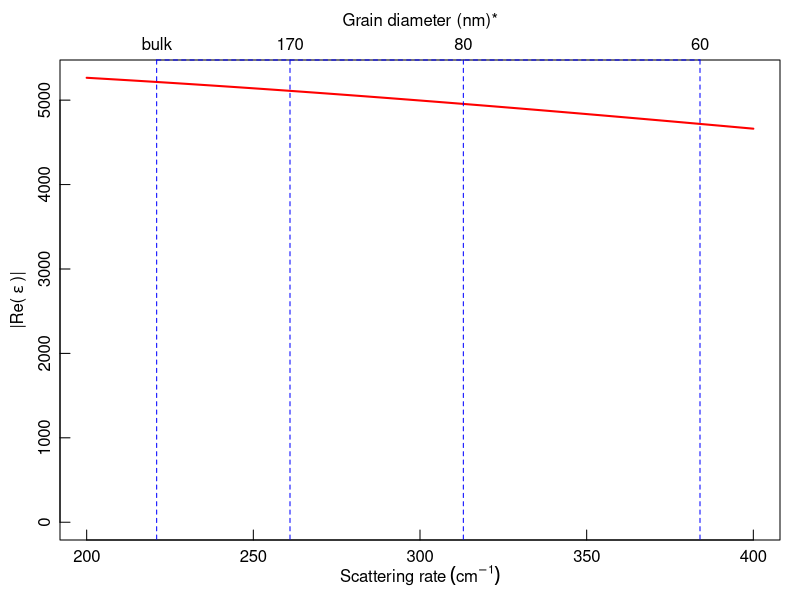
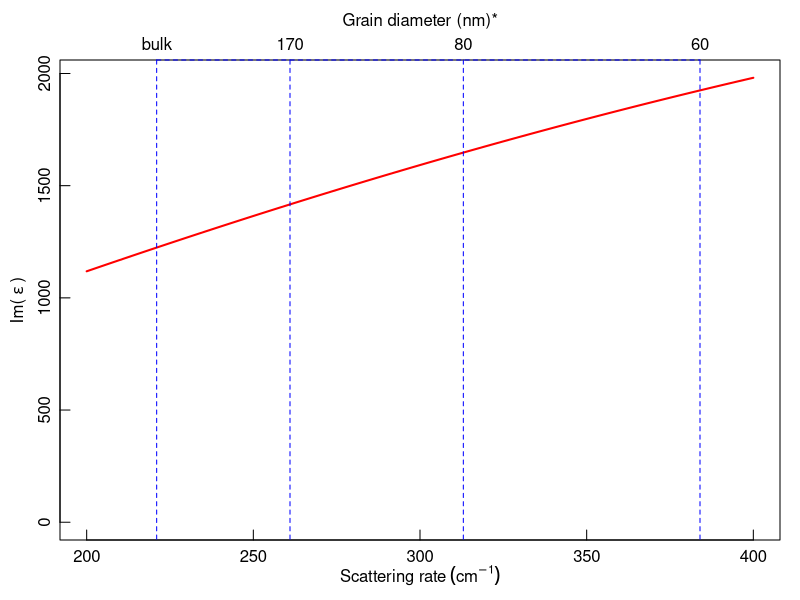
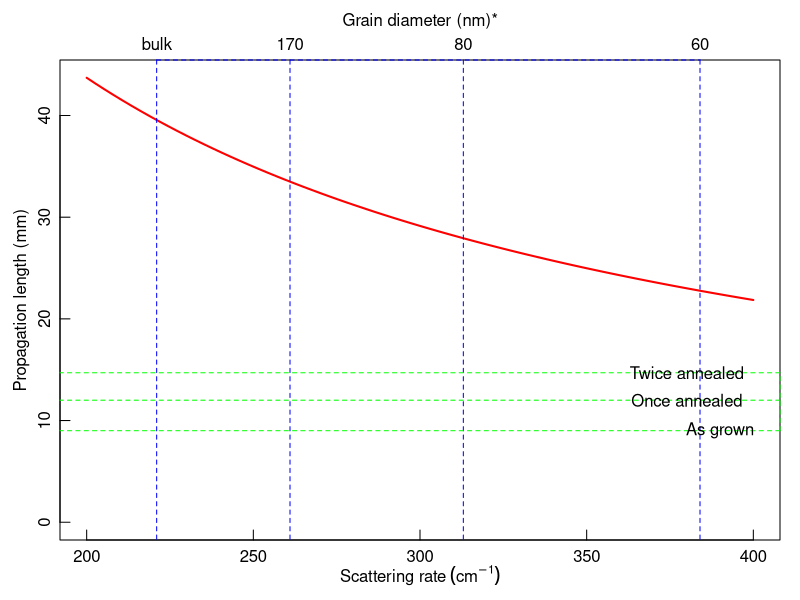
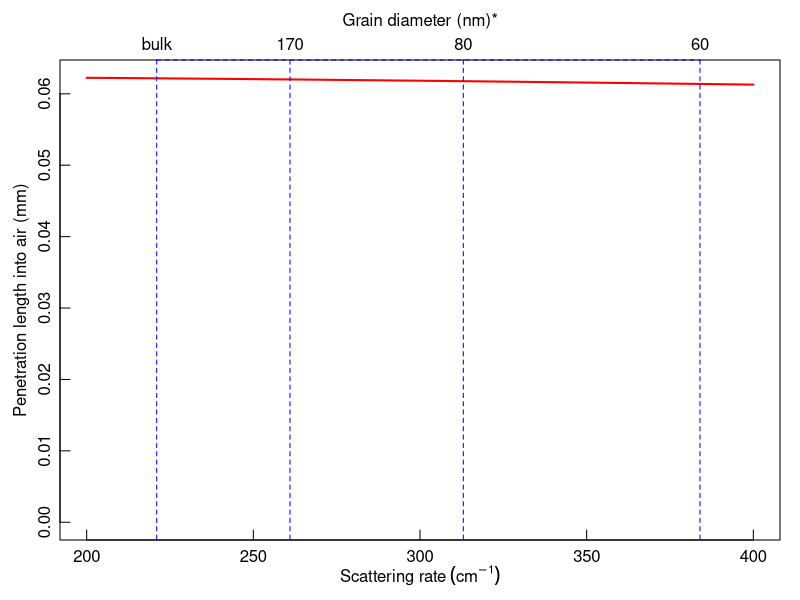
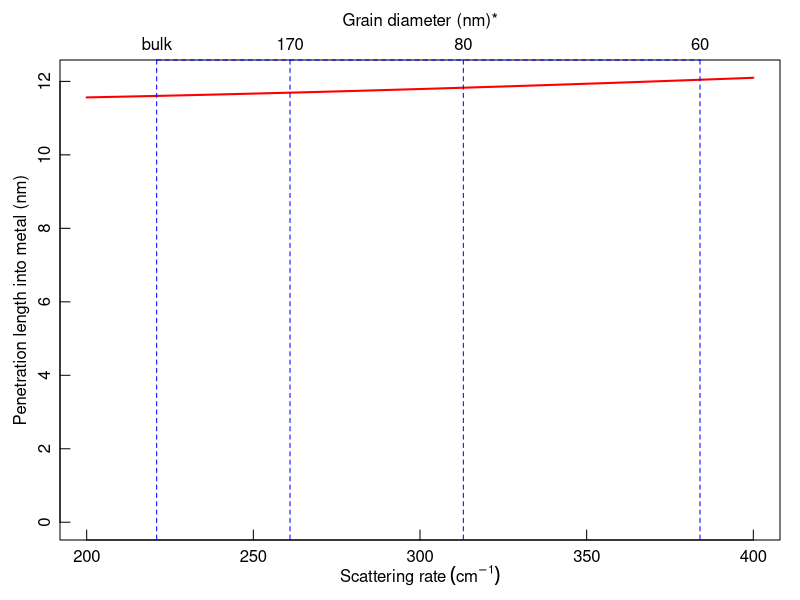
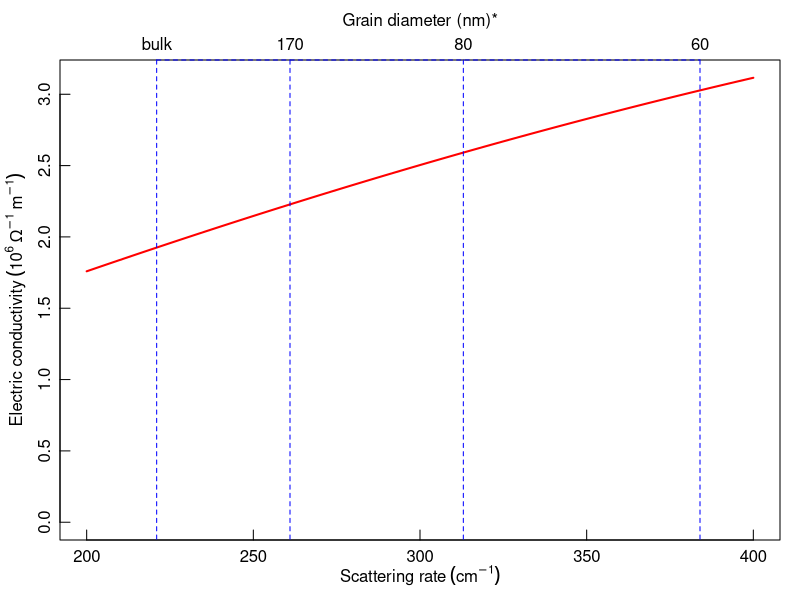

Write the R code that produced these figures, in order.
speed_of_light <- 299792458 #m/s
permittivity_vacuum <- 8.854187817*10^(-12) #F/m
num<-50

scattering_rate <- seq(200,400, length=75) #cm^-1 (<380 cm^-1 for grain size of >56nm)
#scattering_time <- 10^{13}/ 2/ pi / speed_of_light/ scattering_rate #fs
plasma_frequency <-70000 #cm^-1
dielectric_background <- 8

operating_frequency <- 943 #cm^-1

epsilon <- dielectric_background - plasma_frequency^2 / ( operating_frequency^2 + 1i*operating_frequency*scattering_rate )

wavenumber_x <- 2*pi* operating_frequency* sqrt(epsilon/(1+epsilon)) #1/cm
propagation_length <- 1/(2*Im( wavenumber_x ))

wavenumber_z_air <- 2*pi* operating_frequency* sqrt(1/(1+epsilon)) #1/cm
penetration_length_air <- -1/(2*Im( wavenumber_z_air ))

wavenumber_z_metal <- 2*pi* operating_frequency* sqrt(epsilon^2/(1+epsilon)) #1/cm
penetration_length_metal <- 1/(2*Im( wavenumber_z_metal ))

#conductivity_0 <- plasma_frequency^2/scattering_rate*(100*speed_of_light)*permittivity_vacuum
conductivity <- (2*pi*100*plasma_frequency*speed_of_light)*permittivity_vacuum *plasma_frequency/(scattering_rate-1i*operating_frequency)

png("real_dielectric_constant.png", height=1000, width=1000, res=216)
par(mar = c(3, 3, 3, 1)) #  余白の広さを行数で指定．下，左，上，右の順．
par(mgp = c(1.5, 0.3, 0)) #  余白の使い方．説明，ラベル，軸の位置を行で指定．
plot(scattering_rate,abs(Re(epsilon)),type="l",lwd=2, tcl=0.5, col="red",xlim=c(min(scattering_rate),max(scattering_rate)),ylim=c(0,max(abs(Re(epsilon)))),xlab=expression("Scattering rate"~(cm^{-1})), ylab=expression("|Re("~epsilon~")|"))
par(new=T)
axis(side=3, xlim=c(min(scattering_rate),max(scattering_rate)), at=c(221,261,313,384), labels=c("bulk",170,80,60), tck=1, col="blue", lty="dashed")
mtext("Grain diameter (nm)*", side=3, line=1.5)
dev.off()

png("imaginary_dielectric_constant.png", height=1000, width=1000, res=216)
par(mar = c(3, 3, 3, 1)) #  余白の広さを行数で指定．下，左，上，右の順．
par(mgp = c(1.5, 0.3, 0)) #  余白の使い方．説明，ラベル，軸の位置を行で指定．
plot(scattering_rate,Im(epsilon),type="l",lwd=2, tcl=0.5, col="red",ylim=c(0,max(Im(epsilon))),xlab=expression("Scattering rate"~(cm^{-1})), ylab=expression("Im("~epsilon~")"))
par(new=T)
axis(side=3, xlim=c(min(scattering_rate),max(scattering_rate)), at=c(221,261,313,384), labels=c("bulk",170,80,60), tck=1, col="blue", lty="dashed")
mtext("Grain diameter (nm)*", side=3, line=1.5)
dev.off()

png("propagation_length.png", height=1300, width=1300, res=216)
par(mar = c(3, 3, 3, 1)) #  余白の広さを行数で指定．下，左，上，右の順．
par(mgp = c(1.5, 0.3, 0)) #  余白の使い方．説明，ラベル，軸の位置を行で指定．
plot(scattering_rate,10*propagation_length,type="l",lwd=2, tcl=0.5, col="red",ylim=c(0,10*max(propagation_length)),xlab=expression("Scattering rate"~(cm^{-1})), ylab="Propagation length (mm)")
par(new=T)
axis(side=3, xlim=c(min(scattering_rate),max(scattering_rate)), at=c(221,261,313,384), labels=c("bulk",170,80,60), tck=1, col="blue", lty="dashed")
mtext("Grain diameter (nm)*", side=3, line=1.5)
axis(side=4, xlim=c(min(propagation_length),max(propagation_length)), at=c(9.0,12.0,14.7), labels=c("","",""), tck=1, col="green", lty="dashed")
text(390,9.0, "As grown")
text(380,12.0, "Once annealed")
text(380,14.7, "Twice annealed")
dev.off()

png("penetration_length_air.png", height=1000, width=1000, res=216)
par(mar = c(3, 3, 3, 1)) #  余白の広さを行数で指定．下，左，上，右の順．
par(mgp = c(1.5, 0.3, 0)) #  余白の使い方．説明，ラベル，軸の位置を行で指定．
plot(scattering_rate,10*penetration_length_air,type="l",lwd=2, tcl=0.5, col="red",ylim=c(0,10*max(penetration_length_air)),xlab=expression("Scattering rate"~(cm^{-1})), ylab="Penetration length into air (mm)")
par(new=T)
axis(side=3, xlim=c(min(scattering_rate),max(scattering_rate)), at=c(221,261,313,384), labels=c("bulk",170,80,60), tck=1, col="blue", lty="dashed")
mtext("Grain diameter (nm)*", side=3, line=1.5)
dev.off()

png("penetration_length_metal.png", height=1000, width=1000, res=216)
par(mar = c(3, 3, 3, 1)) #  余白の広さを行数で指定．下，左，上，右の順．
par(mgp = c(1.5, 0.3, 0)) #  余白の使い方．説明，ラベル，軸の位置を行で指定．
plot(scattering_rate,10^7*penetration_length_metal,type="l",lwd=2, tcl=0.5, col="red",ylim=c(0,10^7*max(penetration_length_metal)),xlab=expression("Scattering rate"~(cm^{-1})), ylab="Penetration length into metal (nm)")
par(new=T)
axis(side=3, xlim=c(min(scattering_rate),max(scattering_rate)), at=c(221,261,313,384), labels=c("bulk",170,80,60), tck=1, col="blue", lty="dashed")
mtext("Grain diameter (nm)*", side=3, line=1.5)
dev.off()

png("conductivity.png", height=1000, width=1000, res=216)
par(mar = c(3, 3, 3, 1)) #  余白の広さを行数で指定．下，左，上，右の順．
par(mgp = c(1.5, 0.3, 0)) #  余白の使い方．説明，ラベル，軸の位置を行で指定．
plot(scattering_rate,Re(conductivity)/10^6,type="l",lwd=2, tcl=0.5, col="red",ylim=c(0,max(Re(conductivity))/10^6),xlab=expression("Scattering rate"~(cm^{-1})), ylab=expression("Electric conductivity"~(10^6~Omega^{-1}~m^{-1})))
par(new=T)
axis(side=3, xlim=c(min(scattering_rate),max(scattering_rate)), at=c(221,261,313,384), labels=c("bulk",170,80,60), tck=1, col="blue", lty="dashed")
mtext("Grain diameter (nm)*", side=3, line=1.5)
dev.off()

